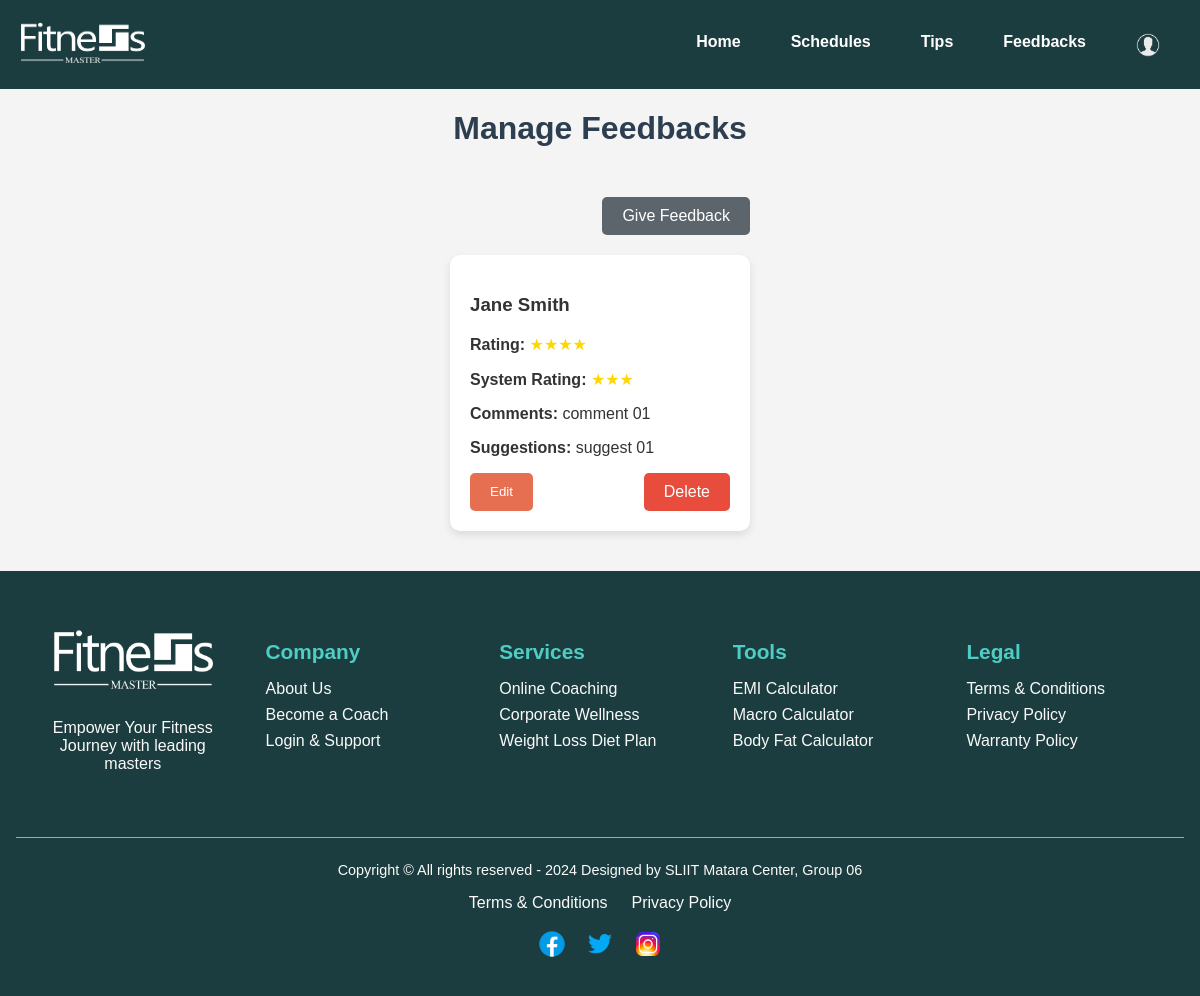
Page /manage_feedbacks.php (signed in) on the committed database.
### tables this page shows
CREATE TABLE `feedbacks` (
  `feedback_id` int(11) NOT NULL,
  `user_id` int(11) NOT NULL,
  `coach_id` int(11) NOT NULL,
  `rating` int(1) NOT NULL CHECK (`rating` >= 1 and `rating` <= 5),
  `system_rating` int(1) NOT NULL CHECK (`system_rating` >= 1 and `system_rating` <= 5),
  `comments` text DEFAULT NULL,
  `improvement_suggestions` text DEFAULT NULL,
  `created_at` timestamp NOT NULL DEFAULT current_timestamp(),
  `updated_at` timestamp NOT NULL DEFAULT current_timestamp() ON UPDATE current_timestamp()
);

CREATE TABLE `coaches` (
  `coach_id` int(11) NOT NULL,
  `name` varchar(100) NOT NULL,
  `email` varchar(100) NOT NULL,
  `specialization` varchar(100) NOT NULL,
  `experience_years` int(11) NOT NULL,
  `bio` text DEFAULT NULL,
  `phone_number` varchar(20) DEFAULT NULL,
  `availability` varchar(100) DEFAULT NULL,
  `created_at` timestamp NOT NULL DEFAULT current_timestamp(),
  `updated_at` timestamp NOT NULL DEFAULT current_timestamp() ON UPDATE current_timestamp()
);

### manage_feedbacks.php (the view, shortened to what this page needs)
<?php
include("db.php");
$sql = "SELECT f.*, u.name AS user_name, c.name AS coach_name
        FROM feedbacks f
        JOIN users u ON f.user_id = u.id
        JOIN coaches c ON f.coach_id = c.coach_id";
$result = $con->query($sql);
$feedbacks = [];
if ($result->num_rows > 0) {
    while ($row = $result->fetch_assoc()) {
        $feedbacks[] = $row;
    }
}
include("navbar.php");
?>
<!DOCTYPE html>
<html lang="en">
<head>
    <link rel="stylesheet" href="./styles/feedbacks.css">
</head>
<body>
    <h1>Manage Feedbacks</h1>
    <div class="container">
        <div class="btn-container">
            <a href="add_feedback.php" class="btn">Give Feedback</a>
        </div>
        <div class="feedback-card-container">
            <div class="card-grid">
                <?php foreach ($feedbacks as $feedback) { ?>
                    <div class="feedback-card">
                        <div class="card-header">
                            <h3><?php echo htmlspecialchars($feedback['coach_name']); ?></h3>
                        </div>
                        <div class="card-body">
                            <p><strong>Rating:</strong> <span class="star-rating"><?php echo str_repeat("★", $feedback['rating']); ?></span></p>
                            <p><strong>System Rating:</strong> <span class="star-rating"><?php echo str_repeat("★", $feedback['system_rating']); ?></span></p>
                            <p><strong>Comments:</strong> <?php echo htmlspecialchars($feedback['comments']); ?></p>
                            <p><strong>Suggestions:</strong> <?php echo htmlspecialchars($feedback['improvement_suggestions']); ?></p>
                        </div>
                        <div class="card-footer">
                            <button class="btn edit" onclick="openEditModal(<?php echo htmlspecialchars(json_encode($feedback)); ?>)">Edit</button>
                            <a href="?delete_id=<?php echo $feedback['feedback_id']; ?>" class="btn delete" onclick="return confirm('Are you sure?');">Delete</a>
                        </div>
                    </div>
                <?php } ?>
            </div>
        </div>
    </div>
   <?php include 'footer.php'; ?>
</body>
</html>

### styles/feedbacks.css (style rules this page uses)
body { font-family: "Arial", sans-serif; background-color: #f4f4f4; color: #333; display: flex; flex-direction: column; min-height: 100vh; }
.container { max-width: 1200px; margin: auto; padding: 20px; flex: 1; }
h1 { text-align: center; margin-bottom: 30px; color: #2c3e50; }
.btn-container { display: flex; justify-content: flex-end; margin-bottom: 20px; }
.card-grid { display: flex; flex-wrap: wrap; justify-content: space-between; gap: 20px; }
.feedback-card-container { margin-top: 20px; }
.feedback-card { background-color: #fff; border-radius: 10px; box-shadow: 0 4px 8px rgba(0, 0, 0, 0.1); padding: 20px; margin-bottom: 20px; flex: 1 1 calc(33.333% - 20px); box-sizing: border-box; transition: transform 0.2s; min-width: 300px; }
.card-header { margin-bottom: 15px; }
.card-body { margin-bottom: 15px; }
.card-footer { display: flex; justify-content: space-between; }
.btn { background-color: #5c646c; color: #fff; padding: 10px 20px; border: none; border-radius: 5px; cursor: pointer; text-decoration: none; transition: background-color 0.3s; }
.btn.edit { background-color: #e76f51; }
.btn.delete { background-color: #e74c3c; }
.star-rating { color: gold; }

### rows in the picture
feedbacks: coach.name "Jane Smith", rating "★★★★", system_rating "★★★", comments "comment 01", improvement_suggestions "suggest 01"
